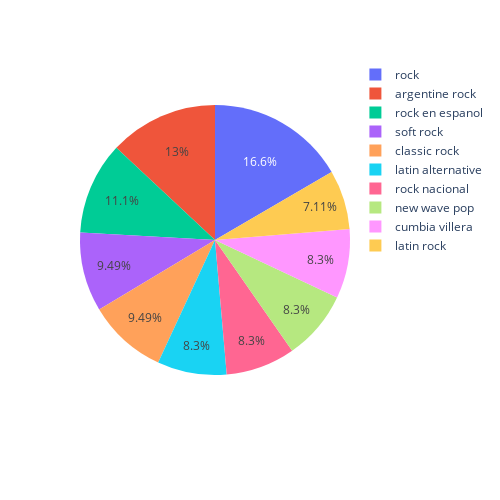

Notebook cell for this chart:
### Markdown cell above
Here we can see that out of the top 5 artist, 3 have the most popular songs (David Guetta, Eminem, and Shawn Mendes)

### Code cell
# Now im going to analyze the artist_genre popularity.
# Creating DF with no null on 'artist_genres'.
data_artist_genre = data[['artist_genres']].dropna(how='any').reset_index(drop=True)

# Empty list to append all genres
list_artist_genre = []

# Iterating over each row.
for index in range(len(data_artist_genre)):
    # i've observed that the column 'genres' has a list passed as values, so ill split into idividual values.
    # Obtaning all artist genres on the list of values.
    row_artist_genres = data_artist_genre.iloc[index]['artist_genres'].split(',')
    
    for genre in row_artist_genres:
        # Apending each genre to my created list.
        list_artist_genre.append(genre)


data_artist_genre = pd.DataFrame(list_artist_genre, columns=['artist_genres'])

# Removing '[' and ']'.
data_artist_genre['artist_genres'] = data_artist_genre['artist_genres'].str.replace('[','', regex=False)
data_artist_genre['artist_genres'] = data_artist_genre['artist_genres'].str.replace(']','', regex=False)

# Removing ', character.
data_artist_genre['artist_genres'] = data_artist_genre['artist_genres'].str.replace("'",'', regex=False)

# Remove leading spaces from the 'column_name'
data_artist_genre['artist_genres'] = data_artist_genre['artist_genres'].str.replace(r'^\s*', '', regex=True)

data_artist_genre = data_artist_genre.value_counts().sort_values(ascending=False).reset_index()[0:10]


# Renaming column, to give more sense.
data_artist_genre.rename(columns={0 : 'total_count'}, inplace=True)

fig = px.pie(data_artist_genre, values='total_count', names='artist_genres')
fig.update_layout(height=500, width=500)
fig.show()

### Figure 1 — Plotly figure (JSON) as saved in the notebook; plotly's stock layout.template omitted (floating-point values rounded to 4 significant figures)
{"data": [{"domain": {"x": [0, 1], "y": [0, 1]}, "hovertemplate": "artist_genres=%{label}<br>total_count=%{value}<extra></extra>", "labels": ["rock", "argentine rock", "rock en espanol", "soft rock", "classic rock", "latin alternative", "rock nacional", "new wave pop", "cumbia villera", "latin rock"], "legendgroup": "", "name": "", "showlegend": true, "type": "pie", "values": [42, 33, 28, 24, 24, 21, 21, 21, 21, 18]}], "layout": {"height": 500, "legend": {"tracegroupgap": 0}, "margin": {"t": 60}, "width": 500}}
